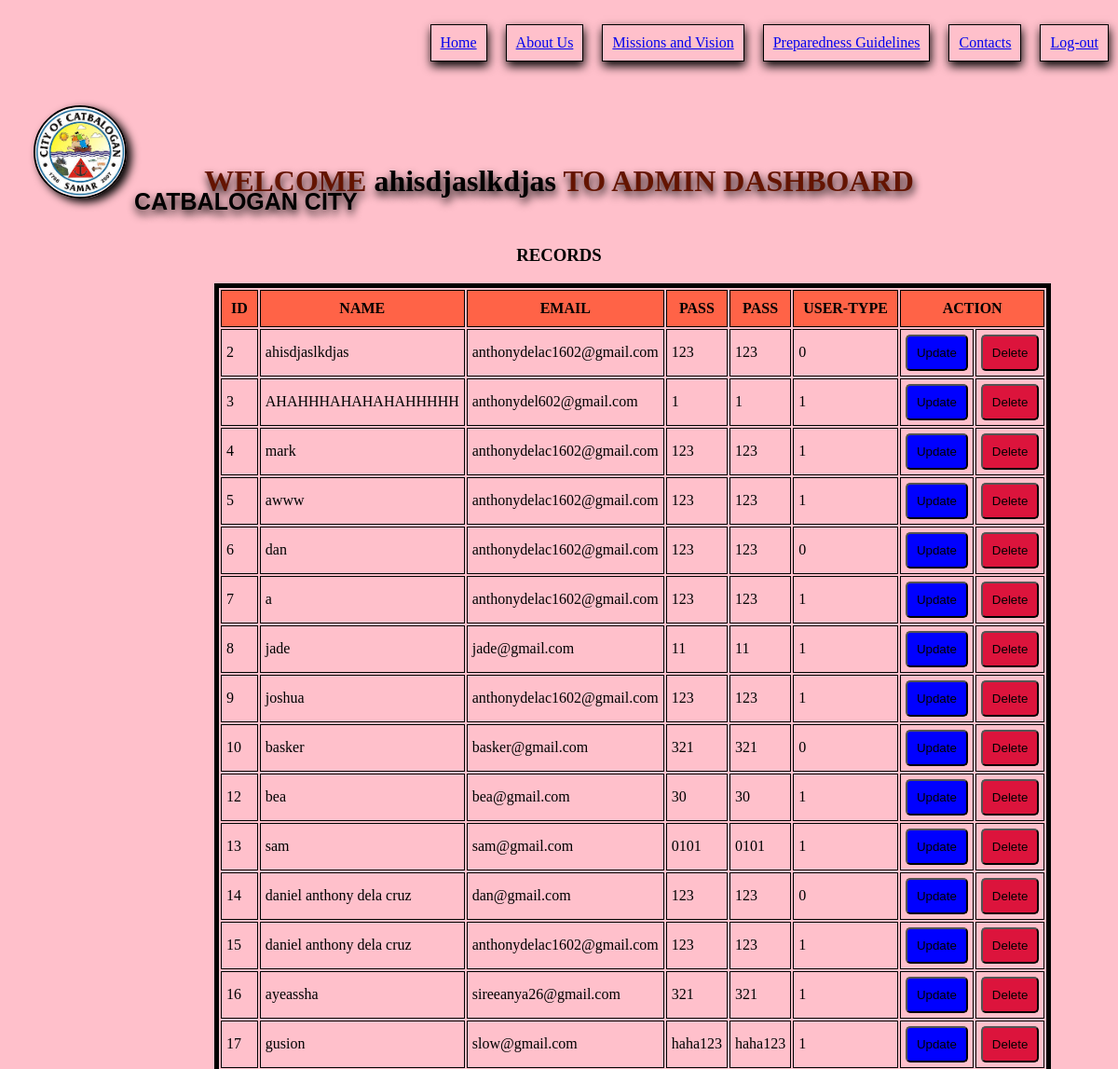
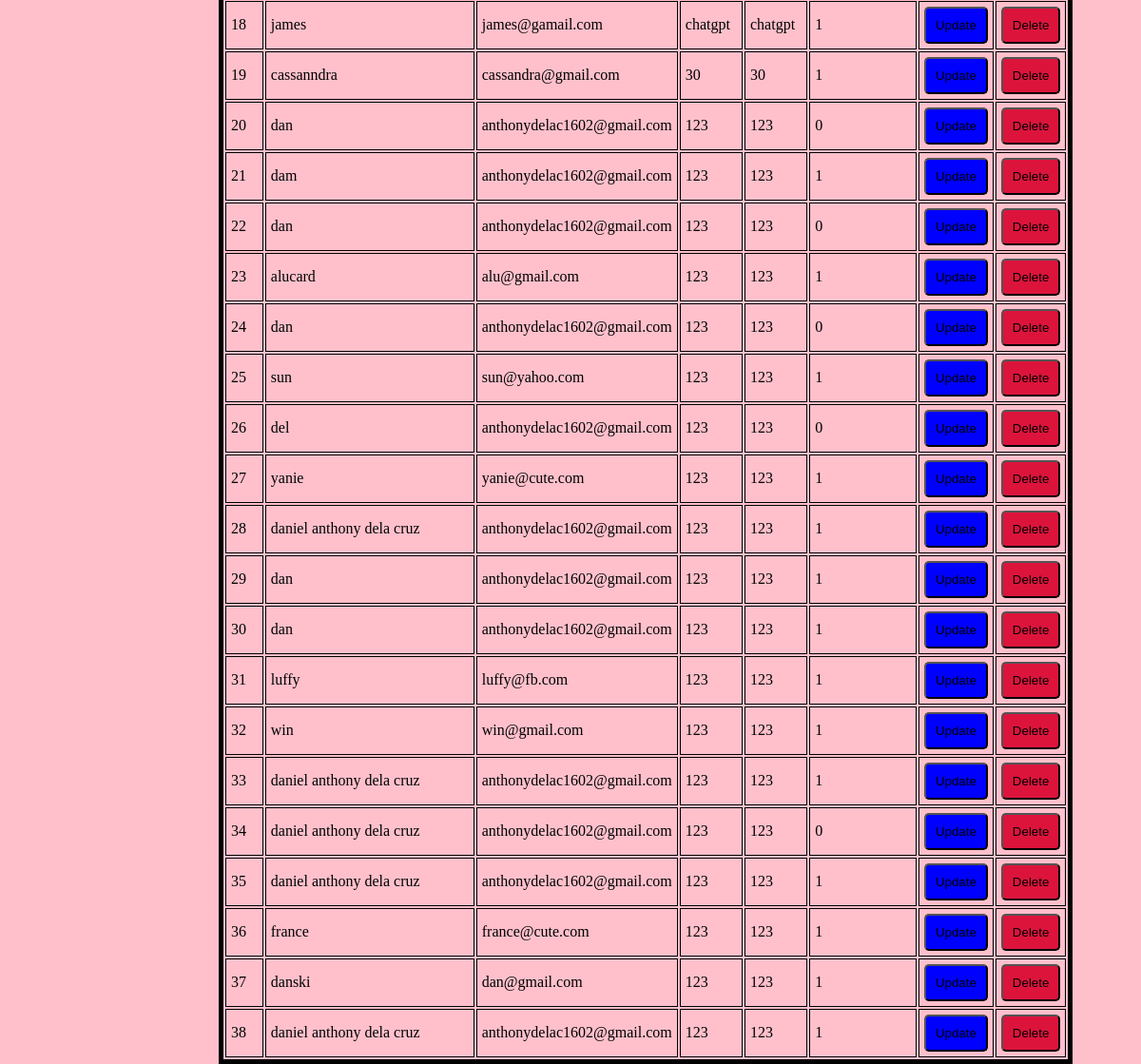
The page /adminFolder/dashboard.php (signed in) on the database its author committed (2 pictures, top to bottom).
### tables this page shows
CREATE TABLE `catba` (
  `id` int(11) NOT NULL,
  `names` varchar(50) NOT NULL,
  `email` varchar(50) NOT NULL,
  `createpassword` varchar(50) NOT NULL,
  `confirmpassword` varchar(50) NOT NULL,
  `usertype` enum('1','0') NOT NULL
);

### adminFolder/dashboard.php (the view, shortened to what this page needs)
<?php
include("database.php");
$query = "SELECT * FROM catba";
$query_run = mysqli_query($con,$query);
?>
<!DOCTYPE html>
<html lang="en">
<head>
</head>
<body>
<div class="logo2">
    <h2>CATBALOGAN CITY</h2>
    <img src="../img/logo.jpg" alt="">
  </div>
        <div class="navbar">
            <ul>
            <li><a href="../index.php">Home</a></li>
            <li><a href="#">About Us</a></li>
            <li><a href="#">Missions and Vision</a></li>
            <li><a href="#">Preparedness Guidelines</a></li>
            <li><a href="#">Contacts</a></li>
            <li><a href="../logout.php">Log-out</a></li>
          </ul>
          </div>
    <h1>WELCOME <span> <?php echo $_SESSION["name"];?></span>  TO ADMIN DASHBOARD </h1>
    <?php
if(mysqli_num_rows($query_run)>0){
    echo "<h3>RECORDS</h3>";
    echo "<table>";
    echo "<tr>";
    echo "<th>ID</th>";
    echo "<th>NAME</th>";
    echo "<th>EMAIL</th>";
    echo "<th>PASS</th>";
    echo "<th>PASS</th>";
    echo "<th>USER-TYPE </th>";
    echo "<th colspan='3'>ACTION</th>";
    echo "</tr>";
    while($rows = mysqli_fetch_assoc($query_run)){
        echo "<tr>";
        echo "<td>" . $rows["id"] ."</td>";
        echo "<td>" . $rows["names"] . "</td>";
        echo "<td>" . $rows["email"] . "</td>";
        echo "<td>" .  $rows["createpassword"] ."</td>";
        echo "<td>" . $rows["confirmpassword"] . "</td>";
        echo "<td>" . $rows["usertype"] . "</td>";
        echo "<td><a href='edit.php?edit_id=" .$rows["id"]. "'><button id='update'>Update</button></a> </td>";
        echo "<td><a href='delete.php?delete_id=" .$rows["id"]. "'><button id='delete'>Delete</button></a> </td>";
        echo "</tr>";
    };
    echo "</table>";
}
else{
    echo "No user register";
}
    ?>
</html>

### adminFolder/dashboard.php (style rules this page uses)
body { background-color: pink; margin: 0; padding: 0; }
.logo2 img { position: absolute; width: 8vw; border: 2px solid black; box-shadow: 5px 4px 10px black; top: 5%; left: 3%; border-radius: 110px; }
.logo2 h2 { position: absolute; top: 8%; left: 12%; font-size: 25px; font-family: arial; color: black; text-shadow: 1px 5px 10px rgb(0, 0, 0); }
h1 { text-align: center; margin-top: 100px; text-shadow: 1px 5px 10px rgb(0, 0, 0); color: rgb(100, 20, 0); }
span { color: black; }
.navbar ul { list-style: none; margin-left: 20px; display: flex; justify-content: flex-end; }
.navbar ul li { padding: 10px; margin: 10px; border: 1px solid black; background-color: pink; transition: 3s; box-shadow: 1px 5px 10px rgb(0, 0, 0); }
table { border:5px solid black; margin-left: 230px; }
th { border:1px solid black; padding: 10px; background-color: tomato; }
td { border:1px solid black; padding: 5px; }
h3 { text-align: center; margin-top: 50px; }
button { color: black; padding: 10px; border-radius: 5px; }
#delete { background-color:crimson; }
#update { background-color: blue; }

### rows shown on the page
catba: id "2", names "ahisdjaslkdjas", email "anthonydelac1602@gmail.com", createpassword "123", confirmpassword "123", usertype "0"
catba: id "3", names "AHAHHHAHAHAHAHHHHH", email "anthonydel602@gmail.com", createpassword "1", confirmpassword "1", usertype "1"
catba: id "4", names "mark", email "anthonydelac1602@gmail.com", createpassword "123", confirmpassword "123", usertype "1"
catba: id "5", names "awww", email "anthonydelac1602@gmail.com", createpassword "123", confirmpassword "123", usertype "1"
catba: id "6", names "dan", email "anthonydelac1602@gmail.com", createpassword "123", confirmpassword "123", usertype "0"
catba: id "7", names "a", email "anthonydelac1602@gmail.com", createpassword "123", confirmpassword "123", usertype "1"
catba: id "8", names "jade", email "jade@gmail.com", createpassword "11", confirmpassword "11", usertype "1"
catba: id "9", names "joshua", email "anthonydelac1602@gmail.com", createpassword "123", confirmpassword "123", usertype "1"
catba: id "10", names "basker", email "basker@gmail.com", createpassword "321", confirmpassword "321", usertype "0"
catba: id "12", names "bea", email "bea@gmail.com", createpassword "30", confirmpassword "30", usertype "1"
catba: id "13", names "sam", email "sam@gmail.com", createpassword "0101", confirmpassword "0101", usertype "1"
catba: id "14", names "daniel anthony dela cruz", email "dan@gmail.com", createpassword "123", confirmpassword "123", usertype "0"
catba: id "15", names "daniel anthony dela cruz", email "anthonydelac1602@gmail.com", createpassword "123", confirmpassword "123", usertype "1"
catba: id "16", names "ayeassha", email "sireeanya26@gmail.com", createpassword "321", confirmpassword "321", usertype "1"
catba: id "17", names "gusion", email "slow@gmail.com", createpassword "haha123", confirmpassword "haha123", usertype "1"
catba: id "18", names "james", email "james@gamail.com", createpassword "chatgpt", confirmpassword "chatgpt", usertype "1"
catba: id "19", names "cassanndra", email "cassandra@gmail.com", createpassword "30", confirmpassword "30", usertype "1"
catba: id "20", names "dan", email "anthonydelac1602@gmail.com", createpassword "123", confirmpassword "123", usertype "0"
catba: id "21", names "dam", email "anthonydelac1602@gmail.com", createpassword "123", confirmpassword "123", usertype "1"
catba: id "22", names "dan", email "anthonydelac1602@gmail.com", createpassword "123", confirmpassword "123", usertype "0"
catba: id "23", names "alucard", email "alu@gmail.com", createpassword "123", confirmpassword "123", usertype "1"
catba: id "24", names "dan", email "anthonydelac1602@gmail.com", createpassword "123", confirmpassword "123", usertype "0"
catba: id "25", names "sun", email "sun@yahoo.com", createpassword "123", confirmpassword "123", usertype "1"
catba: id "26", names "del", email "anthonydelac1602@gmail.com", createpassword "123", confirmpassword "123", usertype "0"
catba: id "27", names "yanie", email "yanie@cute.com", createpassword "123", confirmpassword "123", usertype "1"
catba: id "28", names "daniel anthony dela cruz", email "anthonydelac1602@gmail.com", createpassword "123", confirmpassword "123", usertype "1"
catba: id "29", names "dan", email "anthonydelac1602@gmail.com", createpassword "123", confirmpassword "123", usertype "1"
catba: id "30", names "dan", email "anthonydelac1602@gmail.com", createpassword "123", confirmpassword "123", usertype "1"
catba: id "31", names "luffy", email "luffy@fb.com", createpassword "123", confirmpassword "123", usertype "1"
catba: id "32", names "win", email "win@gmail.com", createpassword "123", confirmpassword "123", usertype "1"
catba: id "33", names "daniel anthony dela cruz", email "anthonydelac1602@gmail.com", createpassword "123", confirmpassword "123", usertype "1"
catba: id "34", names "daniel anthony dela cruz", email "anthonydelac1602@gmail.com", createpassword "123", confirmpassword "123", usertype "0"
catba: id "35", names "daniel anthony dela cruz", email "anthonydelac1602@gmail.com", createpassword "123", confirmpassword "123", usertype "1"
catba: id "36", names "france", email "france@cute.com", createpassword "123", confirmpassword "123", usertype "1"
catba: id "37", names "danski", email "dan@gmail.com", createpassword "123", confirmpassword "123", usertype "1"
catba: id "38", names "daniel anthony dela cruz", email "anthonydelac1602@gmail.com", createpassword "123", confirmpassword "123", usertype "1"

### other values the page prints
$_SESSION["name"] "ahisdjaslkdjas"
